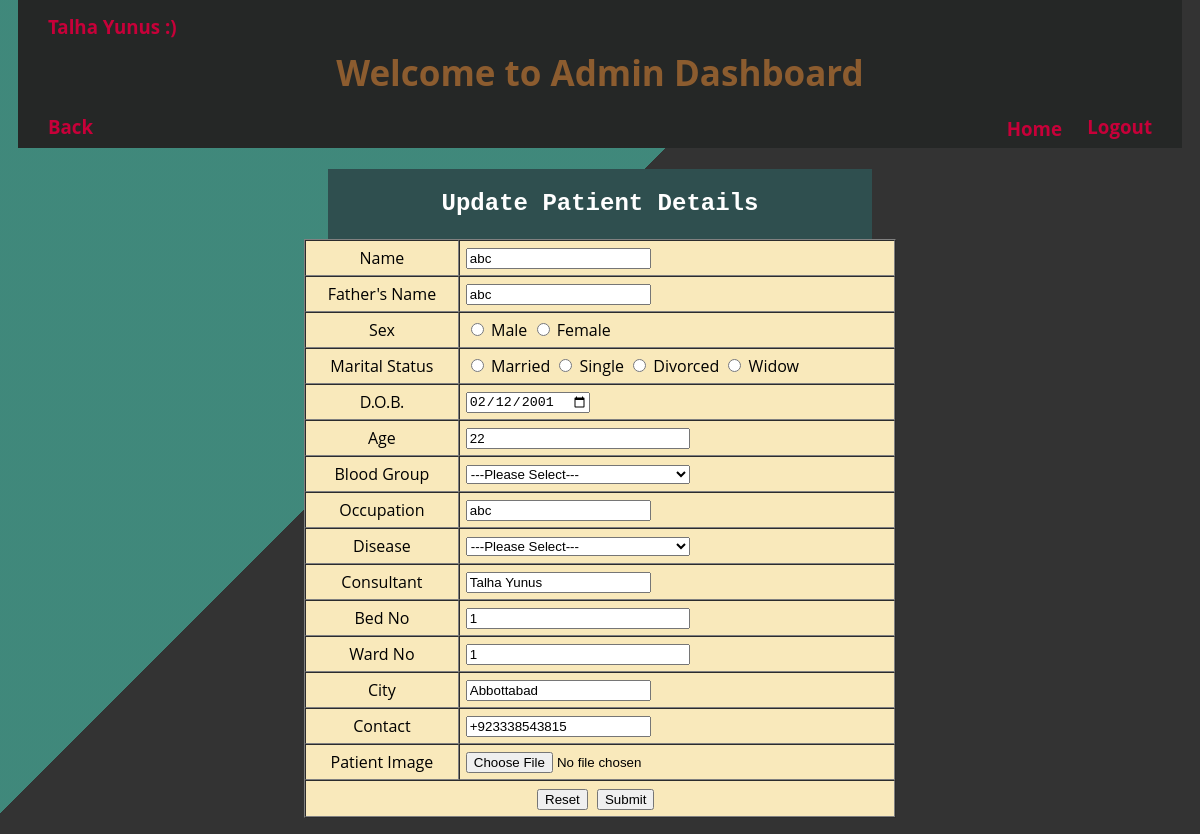
The page /admin/updateform_p.php?sid=1013 (signed in) on the database its author committed.
### tables this page shows
CREATE TABLE `patient` (
  `id` int(20) NOT NULL,
  `name` varchar(30) NOT NULL,
  `mname` varchar(40) NOT NULL,
  `fname` varchar(30) NOT NULL,
  `mstatus` varchar(20) NOT NULL,
  `dob` date NOT NULL,
  `age` int(11) NOT NULL,
  `sex` varchar(5) NOT NULL,
  `bgroup` varchar(5) NOT NULL,
  `occupation` varchar(40) NOT NULL,
  `disease` varchar(50) NOT NULL,
  `consultant` varchar(25) NOT NULL,
  `bed_no` int(11) NOT NULL,
  `ward_no` int(11) NOT NULL,
  `admit_date` date NOT NULL,
  `discharge_date` date NOT NULL,
  `city` varchar(35) NOT NULL,
  `contact_no` varchar(15) NOT NULL,
  `image` text NOT NULL
);

### admin/updateform_p.php (the view, shortened to what this page needs)
<?php
	include('header.php');
	include('titlehead.php');
	include('../dbcon.php');
	$sid = $_GET['sid'];
	$qry = "SELECT * FROM `patient` WHERE `id` = '$sid'";
	$run = mysqli_query($con, $qry);
	$data = mysqli_fetch_assoc($run);
?>
	<h3 style = "margin-top : -45px; margin-left : 40px; " align = "left"><a class = "a3link" title = "Back to Update Patient !" href = "updatepatient.php">Back</a></h3>
	<div class = "table" >
	<h2 class = "addpatient" align = "center" style = "font-family : courier; " >Update Patient Details</h2>
	</div>
	<form action = "updatedata_p.php" method = "post" enctype = "multipart/form-data" >
		<table border = "1" width = "50%" align = "center" cellpadding = "6px" cellspacing = "0px" bgcolor = " #f9e9bb " style = "margin-top : -20px;" >
			<tr>
				<td align = "center" >Name</td> <td><input type = "text" name = "name" value = "<?php echo $data['name']; ?>" /></td>
			</tr>
			<tr>
				<td align = "center" >Father's Name</td> <td><input type = "text" name = "fname" value = "<?php echo $data['fname']; ?>" /></td>
			</tr>
			<tr>
				<td align = "center" >Sex</td> <td> <input type = "radio" name = "sex" value = "Male" required > Male <input type = "radio" name = "sex" value = "Female"> Female </td>
			</tr>
			<tr>
				<td align = "center" >Marital Status</td>
				<td><input type = "radio" name = "mstatus" value = "Married" required > Married <input type = "radio" name = "mstatus" value = "Single" > Single <input type = "radio" name = "mstatus" value = "Divorced" > Divorced <input type = "radio" name = "mstatus" value = "Widow"> Widow </td>
			</tr>
			<tr>
				<td align = "center" >D.O.B.</td> <td><input type = "date" name = "dob" value = "<?php echo $data['dob']; ?>" /></td>
			</tr>
			<tr>
				<td align = "center" >Age</td> <td><input type = "number" name = "age" style = "width : 53%; " value = "<?php echo $data['age']; ?>" /></td>
			</tr>
			<tr>
				<td align = "center" >Blood Group</td>
				<td><select name = "bgroup" style = "width : 53%; " required >
					<option value = "" >---Please Select---</option>
					</select></td>
			</tr>
			<tr>
				<td align = "center" >Occupation</td> <td><input type = "text" name = "occupation" value = "<?php echo $data['occupation']; ?>" /></td>
			</tr>
			<tr>
			<td align = "center" >Disease</td>
			<td><select name = "disease" style = "width : 53%;" required >
				<option value="">---Please Select---</option>
			    </select></td>
		</tr>
			<tr>
				<td align = "center" >Consultant</td> <td><input type = "text" name = "consultant" value = "<?php echo $data['consultant']; ?>" /></td>
			</tr>
			<tr>
				<td align = "center" >Bed No</td> <td><input type = "number" name = "bed_no" value = "<?php echo $data['bed_no']; ?>" style = "width : 53%; " /></td>
			</tr>
			<tr>
				<td align = "center" >Ward No</td> <td><input type = "number" name = "ward_no" value = "<?php echo $data['ward_no']; ?>" style = "width : 53%; " /></td>
			</tr>
			<tr>
				<td align = "center" >City</td> <td><input type = "text" name = "city" value = "<?php echo $data['city']; ?>" required = "required" /></td>
			</tr>
			<tr>
				<td align = "center" >Contact</td> <td><input type = "text" name = "contact" value = "<?php echo $data['contact_no']; ?>" /></td>
			</tr>
			<tr>
				<td align = "center" >Patient Image</td> <td><input type = "file" name = "image" /></td>
			</tr>
			<tr>
				<td colspan = "2">
				<input style = "margin-left : 225px;" type = "reset" name = "reset" value = "Reset" />
				<input style = "margin-left : 5px;" type = "submit" name = "submit" value = "Submit" />
				</td>
			</tr>
		</table>
		</form>

### css/style.css (style rules this page uses)
.addpatient { background-color : darkslategray; color : white; margin-left : 320px; margin-right : 320px; margin-top : 30px; height : 70px; line-height : 70px; }
.table { margin-top : 20px; }
.a3link { text-decoration : none; color : #C70039 ; margin-top : -140px; }

### css/index.css (style rules this page uses)
body { background-image: linear-gradient( 135deg, #0a6756c7 40%, #333333 10%); }
body { font-family: 'Open Sans', sans-serif; }

### rows shown on the page
patient: name "abc", fname "abc", dob "02/12/2001", age "22", occupation "abc", consultant "Talha Yunus", bed_no "1", ward_no "1", city "Abbottabad", contact "+923338543815"

### other values the page prints
$_SESSION['name'] "Talha"
$_SESSION['lname'] "Yunus"
